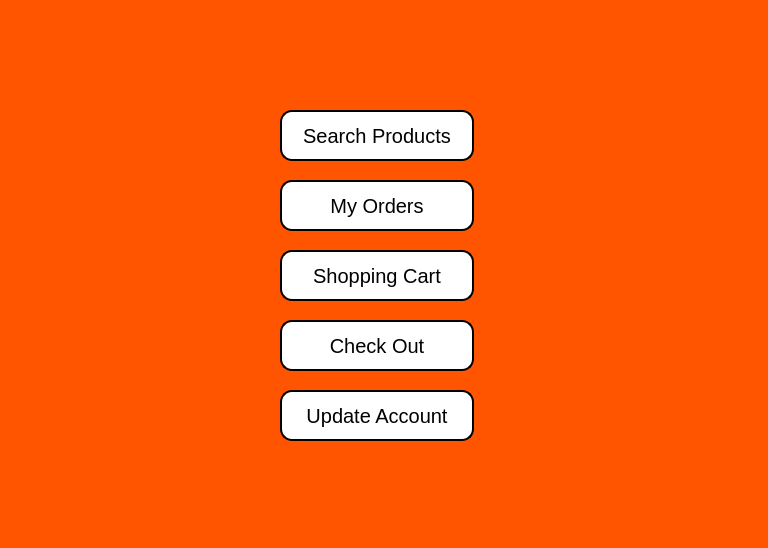
<?xml version="1.0" encoding="UTF-8"?>
<ui version="4.0">
 <class>MainWindow</class>
 <widget class="QMainWindow" name="MainWindow">
  <property name="geometry">
   <rect>
    <x>0</x>
    <y>0</y>
    <width>768</width>
    <height>548</height>
   </rect>
  </property>
  <property name="windowTitle">
   <string>MainWindow</string>
  </property>
  <property name="styleSheet">
   <string notr="true">QWidget
{
	background:rgb(255, 85, 0)
}</string>
  </property>
  <widget class="QWidget" name="centralwidget">
   <property name="styleSheet">
    <string notr="true">QWidget
{
	background:rgb(255, 85, 0)
}</string>
   </property>
   <widget class="QPushButton" name="pushButton">
    <property name="geometry">
     <rect>
      <x>280</x>
      <y>110</y>
      <width>194</width>
      <height>51</height>
     </rect>
    </property>
    <property name="styleSheet">
     <string notr="true">QPushButton
{
	background-color: white;       /* Blue background */
    color: black;                    /* White text */
    border: 2px solid rgb(0, 0, 0);       /* Darker blue border */
    border-radius: 12px;             /* Rounded corners */
    font-size: 20px;                 /* Larger font */
    padding: 10px 20px;              /* Add some padding */
    min-width: 150px; 
}</string>
    </property>
    <property name="text">
     <string>Search Products</string>
    </property>
   </widget>
   <widget class="QPushButton" name="pushButton_2">
    <property name="geometry">
     <rect>
      <x>280</x>
      <y>180</y>
      <width>194</width>
      <height>51</height>
     </rect>
    </property>
    <property name="styleSheet">
     <string notr="true">QPushButton
{
	background-color: white;       /* Blue background */
    color: black;                    /* White text */
    border: 2px solid rgb(0, 0, 0);       /* Darker blue border */
    border-radius: 12px;             /* Rounded corners */
    font-size: 20px;                 /* Larger font */
    padding: 10px 20px;              /* Add some padding */
    min-width: 150px; 
}</string>
    </property>
    <property name="text">
     <string>My Orders</string>
    </property>
   </widget>
   <widget class="QPushButton" name="pushButton_3">
    <property name="geometry">
     <rect>
      <x>280</x>
      <y>250</y>
      <width>194</width>
      <height>51</height>
     </rect>
    </property>
    <property name="styleSheet">
     <string notr="true">QPushButton
{
	background-color: white;       /* Blue background */
    color: black;                    /* White text */
    border: 2px solid rgb(0, 0, 0);       /* Darker blue border */
    border-radius: 12px;             /* Rounded corners */
    font-size: 20px;                 /* Larger font */
    padding: 10px 20px;              /* Add some padding */
    min-width: 150px; 
}</string>
    </property>
    <property name="text">
     <string>Shopping Cart</string>
    </property>
   </widget>
   <widget class="QPushButton" name="pushButton_4">
    <property name="geometry">
     <rect>
      <x>280</x>
      <y>320</y>
      <width>194</width>
      <height>51</height>
     </rect>
    </property>
    <property name="styleSheet">
     <string notr="true">QPushButton
{
	background-color: white;       /* Blue background */
    color: black;                    /* White text */
    border: 2px solid rgb(0, 0, 0);       /* Darker blue border */
    border-radius: 12px;             /* Rounded corners */
    font-size: 20px;                 /* Larger font */
    padding: 10px 20px;              /* Add some padding */
    min-width: 150px; 
}</string>
    </property>
    <property name="text">
     <string>Check Out</string>
    </property>
   </widget>
   <widget class="QPushButton" name="pushButton_5">
    <property name="geometry">
     <rect>
      <x>280</x>
      <y>390</y>
      <width>194</width>
      <height>51</height>
     </rect>
    </property>
    <property name="styleSheet">
     <string notr="true">QPushButton
{
	background-color: white;       /* Blue background */
    color: black;                    /* White text */
    border: 2px solid rgb(0, 0, 0);       /* Darker blue border */
    border-radius: 12px;             /* Rounded corners */
    font-size: 20px;                 /* Larger font */
    padding: 10px 20px;              /* Add some padding */
    min-width: 150px; 
}</string>
    </property>
    <property name="text">
     <string>Update Account</string>
    </property>
   </widget>
  </widget>
  <widget class="QStatusBar" name="statusbar"/>
 </widget>
 <resources/>
 <connections/>
</ui>
